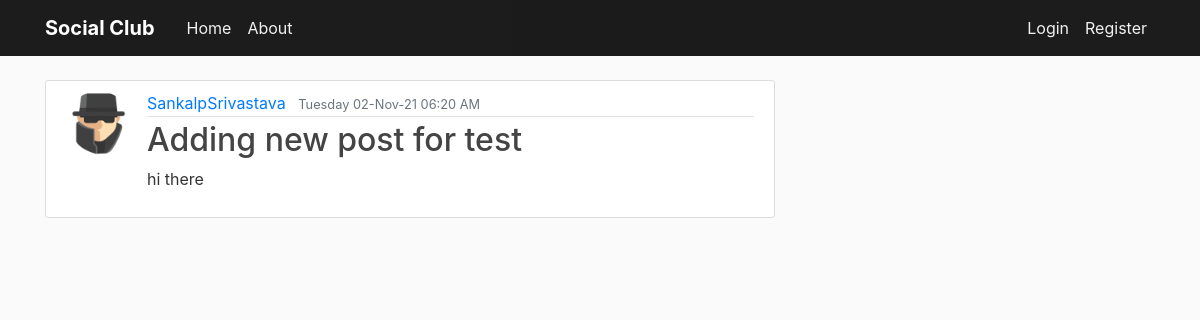
The app's page /post/4 with its own data.
### flaskblog/models.py (models this page shows, shortened)
class User(db.Model,UserMixin):
    id = db.Column(db.Integer, primary_key=True)
    username = db.Column(db.String(20), unique=True, nullable=False)
    email = db.Column(db.String(120), unique=True, nullable=False)
    image_file = db.Column(db.String(20), nullable=False,
                           default='default.jpg')
    password = db.Column(db.String(60), nullable=False)
    date_of_join = db.Column(db.DateTime,default=datetime.utcnow())
    posts = db.relationship('Post', backref='author', lazy=True)

class Post(db.Model):
    id = db.Column(db.Integer, primary_key=True)
    title = db.Column(db.String(100), nullable=False)
    date_posted = db.Column(db.DateTime, nullable=False,
                            default=datetime.utcnow)
    content = db.Column(db.Text, nullable=False)
    user_id = db.Column(db.Integer, db.ForeignKey('user.id'), nullable=False)
    post_edited = db.Column(db.Boolean,unique=False, default=False)

### flaskblog/posts/routes.py (the view)
@posts.route('/post/<int:post_id>')
def post(post_id):
    post = Post.query.get_or_404(post_id)
    return render_template('post.html',title=post.title,post=post,timezone=timezone)

### flaskblog/templates/post.html (shortened to what this page needs)
{% extends "layout.html" %}
{% block content %}
<article class="media content-section">
    <image class ="rounded-circle article-img" src ="{{url_for('static',filename='profile_pics/'+post.author.image_file)}}"></image>
    <div class="media-body">
        <div class="article-metadata">
            <a class="mr-2" href="#">{{ post.author.username }}</a>
            {%if post.post_edited %}
            <small class="text-muted">{{ post.date_posted.replace(tzinfo=timezone.utc).astimezone(tz=None).strftime('%A %d-%b-%y %I:%M %p') }} (Edited)</small>
            {%else%}
            <small class="text-muted">{{ post.date_posted.replace(tzinfo=timezone.utc).astimezone(tz=None).strftime('%A %d-%b-%y %I:%M %p') }}</small>
            {%endif%}
        </div>
        <h2 class = "article-title">{{ post.title }}</h2>
        <p class="article-content">{{ post.content }}</p>
    </div>
</article>
{% endblock content %}

### flaskblog/static/main.css (style rules this page uses)
body { background: #fafafa; color: #333333; margin-top: 5rem; }
h1, h2, h3, h4, h5, h6 { color: #444444; }
.content-section { background: #ffffff; padding: 10px 20px; border: 1px solid #dddddd; border-radius: 3px; margin-bottom: 20px; }
.article-title { color: #444444; }
.article-content { white-space: pre-line; }
.article-img { height: 65px; width: 65px; margin-right: 16px; }
.article-metadata { padding-bottom: 1px; margin-bottom: 4px; border-bottom: 1px solid #e3e3e3 }

### records on screen
User: image_file (placeholder picture), author.username "SankalpSrivastava"
Post: date_posted.replace "Tuesday 02-Nov-21 06:20 AM", title "Adding new post for test", content "hi there"
